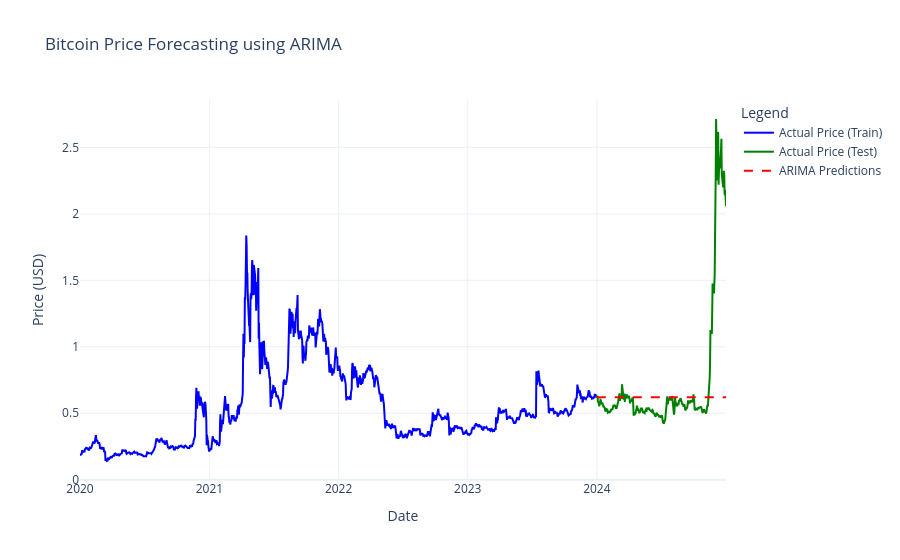

The cell this chart's notebook holds for it:
### Markdown cell above
7. Visualization

### Code cell
# Prepare data for plotting
plot_train = train_data.reset_index()
plot_test = test_data.reset_index()
plot_pred = pd.DataFrame({'Date': predictions_arima.index, 'Predictions': predictions_arima.values})

# Create Plotly figure
fig = go.Figure()

# Add traces
fig.add_trace(go.Scatter(x=plot_train['Date'], y=plot_train['Close'],
                         mode='lines', name='Actual Price (Train)',
                         line=dict(color='blue')))
fig.add_trace(go.Scatter(x=plot_test['Date'], y=plot_test['Close'],
                         mode='lines', name='Actual Price (Test)',
                         line=dict(color='green')))
fig.add_trace(go.Scatter(x=plot_pred['Date'], y=plot_pred['Predictions'],
                         mode='lines', name='ARIMA Predictions',
                         line=dict(color='red', dash='dash')))

# Update layout
fig.update_layout(
    title="Bitcoin Price Forecasting using ARIMA",
    xaxis_title="Date",
    yaxis_title="Price (USD)",
    legend_title="Legend",
    template="plotly_white"
)

# Show plot
fig.show()

### Figure 1 — Plotly figure (JSON) as saved in the notebook; plotly's stock layout.template omitted (floating-point values rounded to 4 significant figures; data arrays with more than 128 entries replaced by an {"elided": "..."} marker saying what was removed)
{"data": [{"line": {"color": "blue"}, "mode": "lines", "name": "Actual Price (Train)", "type": "scatter", "x": {"elided": "1461 str values"}, "y": {"elided": "1461 float values"}}, {"line": {"color": "green"}, "mode": "lines", "name": "Actual Price (Test)", "type": "scatter", "x": {"elided": "366 str values"}, "y": {"elided": "366 float values"}}, {"line": {"color": "red", "dash": "dash"}, "mode": "lines", "name": "ARIMA Predictions", "type": "scatter", "x": {"elided": "366 str values"}, "y": {"elided": "366 float values"}}], "layout": {"legend": {"title": {"text": "Legend"}}, "title": {"text": "Bitcoin Price Forecasting using ARIMA"}, "xaxis": {"title": {"text": "Date"}}, "yaxis": {"title": {"text": "Price (USD)"}}}}
